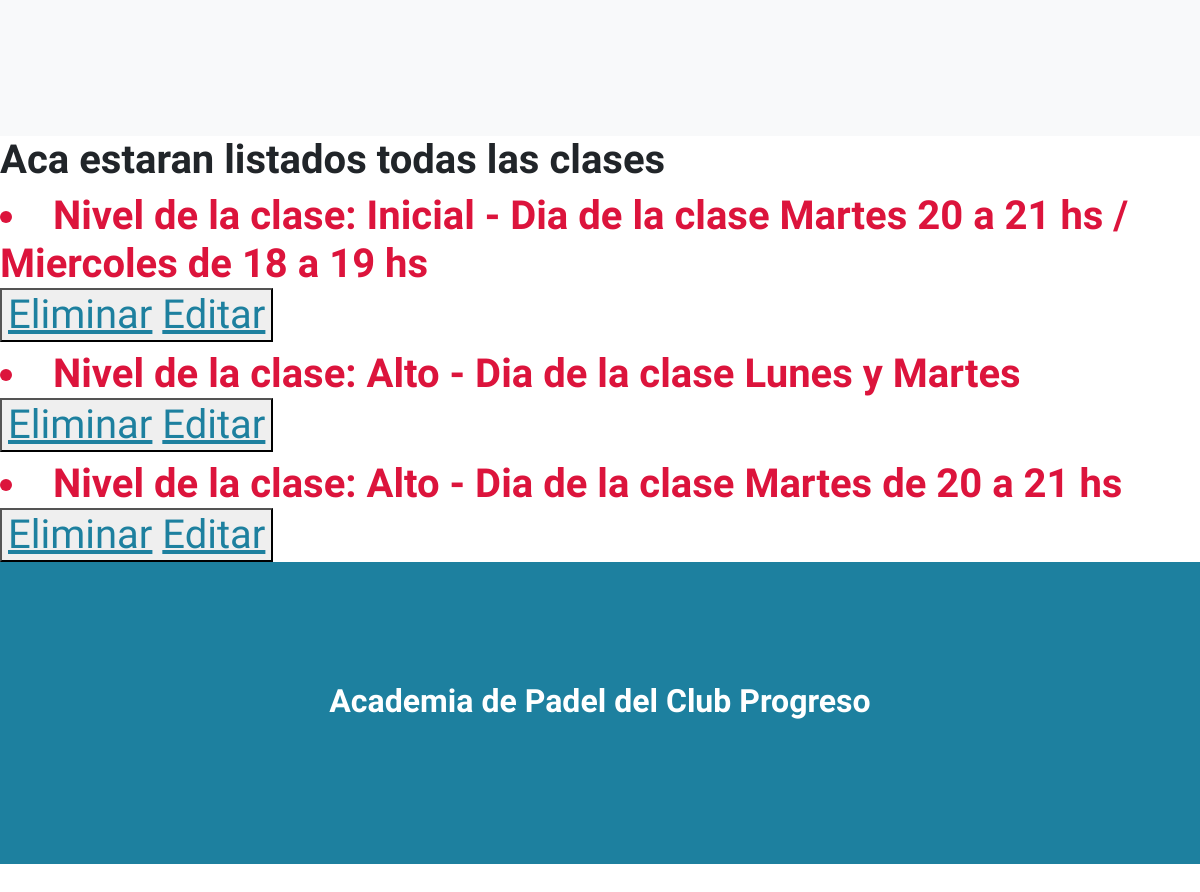
The app's page /leerClases (lower part), older data.
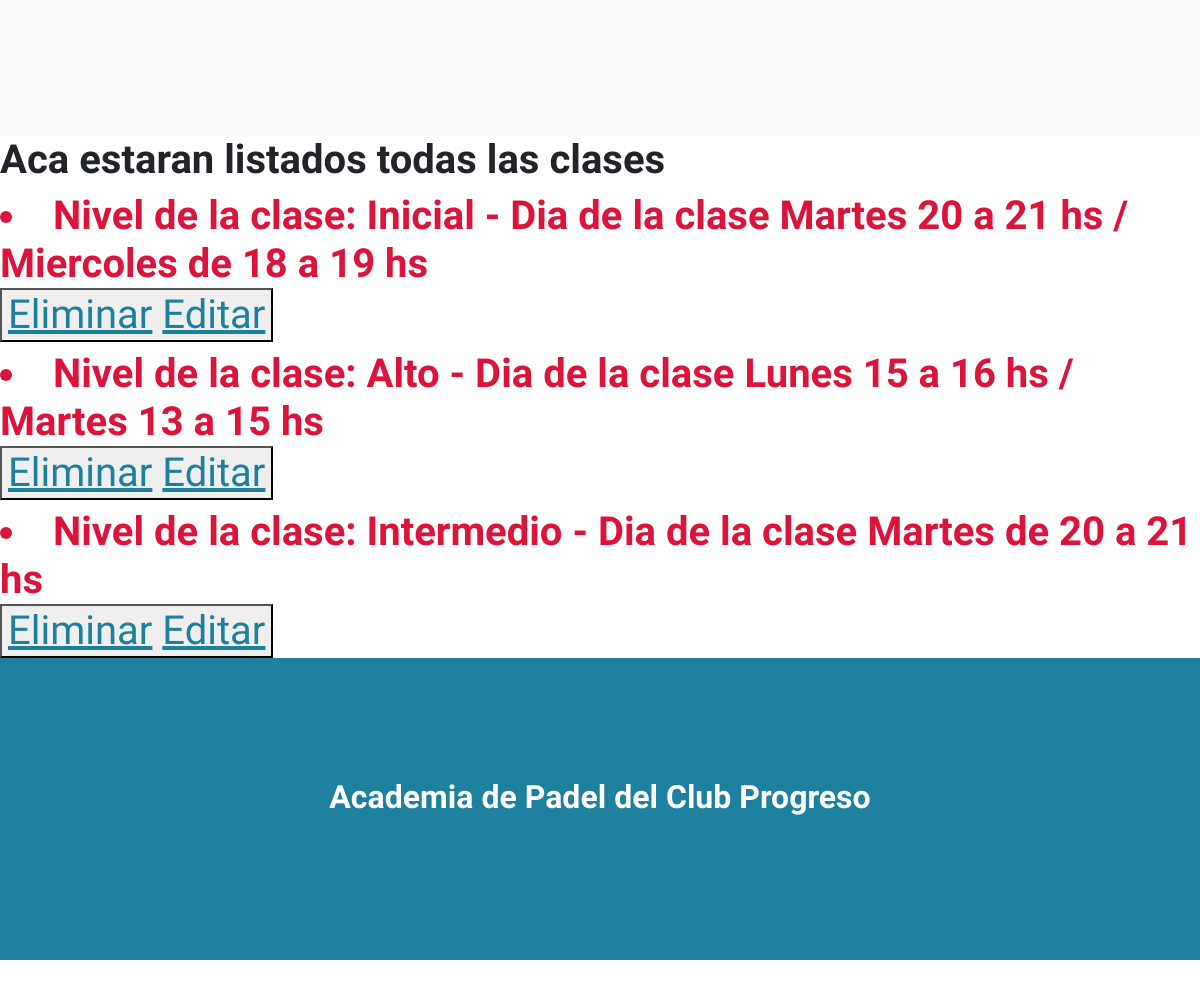
The same page, newer data.
### appmwr/models.py (models this page shows)
class Clase(models.Model):
    nivel=models.CharField(max_length=50)
    dias=models.CharField(max_length=50)
    def __str__(self) -> str:
        return f"Nivel de la clase: {self.nivel} - Dia de la clase {self.dias}"

### appmwr/views.py (the view)
# urls.py: path('leerClases', leerClases, name= "LeerClases"),
def leerClases(request):
    clases=Clase.objects.all()
    return render(request, "appmwr/leerclases.html", {"clases":clases})

### appmwr/templates/appmwr/leerClases.html (shortened to what this page needs)
{% extends "appmwr/base.html" %}
{% block contenidoQueCambia%}
<h1> Aca estaran listados todas las clases</h1>
<h1 style="color:crimson; font-size: 40px;"{% for p in clases %} <h1 style="color:crimson; font-size: 40px;" </h1>
    <li> {{p}}</li>
    <button>
    <a href="{% url 'EliminarClases' p.nivel%}">Eliminar</a>
    <a href="{% url 'EditarClases' p.nivel%}">Editar</a>
    </button>
    {% endfor %}
    {% endblock%}

Row changes from the older to the newer data that the page shows:
changed Clase: nivel+dias "Nivel de la clase: Alto - Dia de la clase Lunes y Martes" → "Nivel de la clase: Alto - Dia de la clase Lunes 15 a 16 hs / Martes 13 a 15 hs"
changed Clase: nivel+dias "Nivel de la clase: Alto - Dia de la clase Martes de 20 a 21 hs" → "Nivel de la clase: Intermedio - Dia de la clase Martes de 20 a 21 hs"
